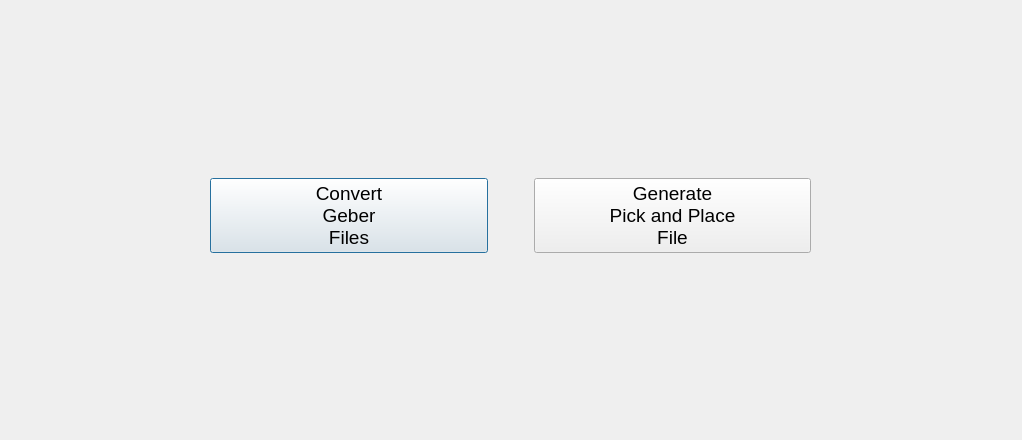
<?xml version="1.0" encoding="UTF-8"?>
<ui version="4.0">
 <class>Dialog</class>
 <widget class="QDialog" name="Dialog">
  <property name="geometry">
   <rect>
    <x>0</x>
    <y>0</y>
    <width>1022</width>
    <height>440</height>
   </rect>
  </property>
  <property name="windowTitle">
   <string>Dialog</string>
  </property>
  <widget class="QWidget" name="horizontalLayoutWidget">
   <property name="geometry">
    <rect>
     <x>10</x>
     <y>10</y>
     <width>1001</width>
     <height>411</height>
    </rect>
   </property>
   <layout class="QHBoxLayout" name="horizontalLayout">
    <item>
     <spacer name="horizontalSpacer">
      <property name="orientation">
       <enum>Qt::Horizontal</enum>
      </property>
      <property name="sizeType">
       <enum>QSizePolicy::Preferred</enum>
      </property>
      <property name="sizeHint" stdset="0">
       <size>
        <width>200</width>
        <height>20</height>
       </size>
      </property>
     </spacer>
    </item>
    <item>
     <widget class="QPushButton" name="btnConvertGrb">
      <property name="maximumSize">
       <size>
        <width>16777215</width>
        <height>16777215</height>
       </size>
      </property>
      <property name="sizeIncrement">
       <size>
        <width>0</width>
        <height>0</height>
       </size>
      </property>
      <property name="font">
       <font>
        <pointsize>14</pointsize>
       </font>
      </property>
      <property name="text">
       <string>Convert
Geber
Files</string>
      </property>
     </widget>
    </item>
    <item>
     <spacer name="horizontalSpacer_3">
      <property name="orientation">
       <enum>Qt::Horizontal</enum>
      </property>
      <property name="sizeType">
       <enum>QSizePolicy::Preferred</enum>
      </property>
      <property name="sizeHint" stdset="0">
       <size>
        <width>40</width>
        <height>20</height>
       </size>
      </property>
     </spacer>
    </item>
    <item>
     <widget class="QPushButton" name="btnGenerateNeodenFile">
      <property name="font">
       <font>
        <pointsize>14</pointsize>
       </font>
      </property>
      <property name="text">
       <string>Generate
Pick and Place
File</string>
      </property>
     </widget>
    </item>
    <item>
     <spacer name="horizontalSpacer_2">
      <property name="orientation">
       <enum>Qt::Horizontal</enum>
      </property>
      <property name="sizeType">
       <enum>QSizePolicy::Preferred</enum>
      </property>
      <property name="sizeHint" stdset="0">
       <size>
        <width>200</width>
        <height>20</height>
       </size>
      </property>
     </spacer>
    </item>
   </layout>
  </widget>
 </widget>
 <resources/>
 <connections/>
</ui>
